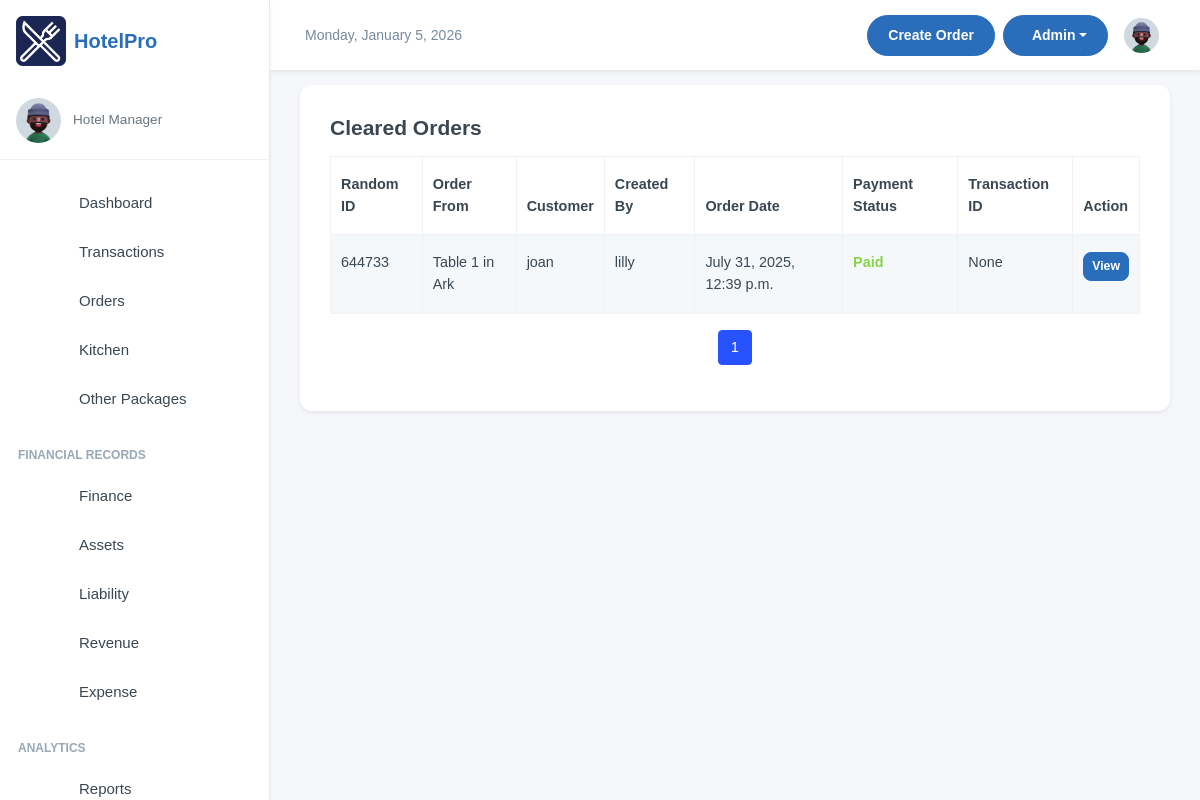
Page /manager/cleared_transactions/ (signed in) on the earlier database version.
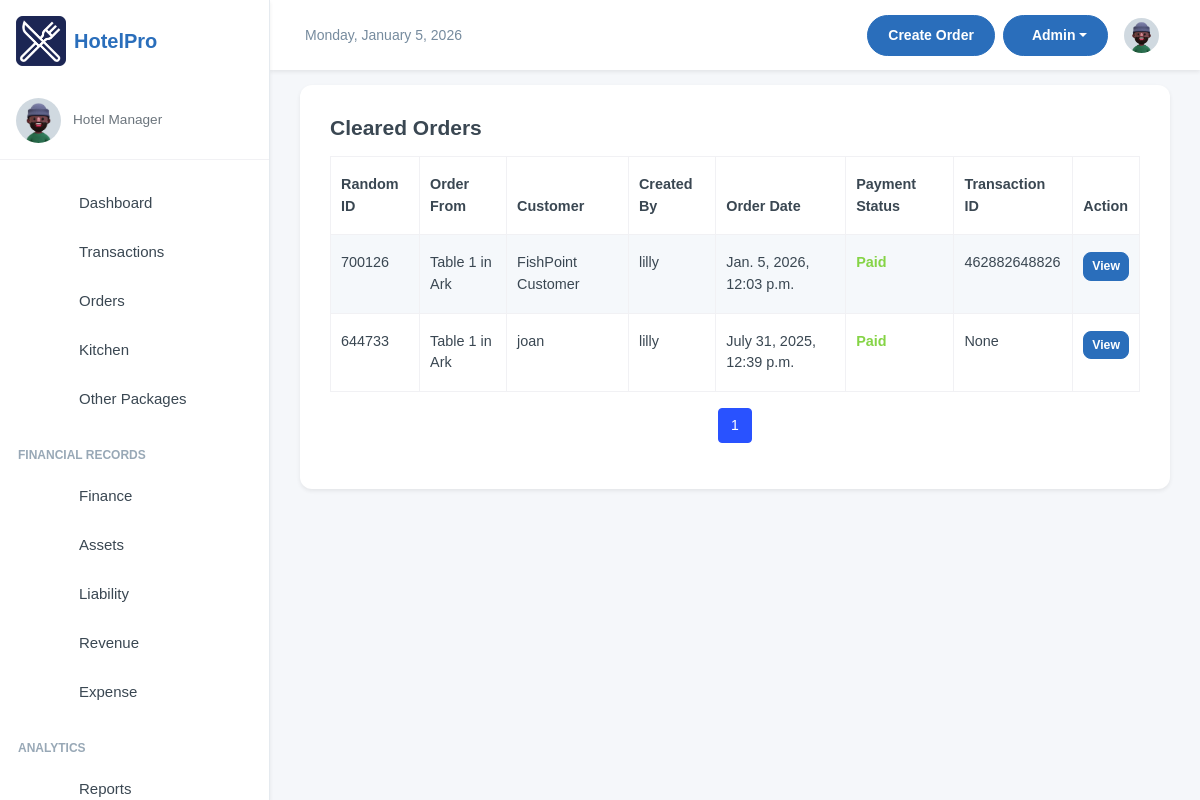
Same page on the later database version.
### inventory/models.py (models this page shows, shortened)
class OrderTransaction(models.Model):
    pay_mode = (
        ("NO PAYMENT", "NO PAYMENT"),
        ("CASH", "CASH"),
        ("MOMO PAY", "MOMO PAY"),
        ("AIRTEL PAY", "AIRTEL PAY"),
        ("BANK CARD", "BANK CARD"),
    )
    random_id = models.CharField(max_length=6, unique=True, editable=False, default=generate_random_id)
    customer_name = models.CharField(max_length=255, blank=True, null=True, default="FishPoint Customer")
    served_by = models.CharField(
        max_length=255, blank=True, null=True, default="Waitress")
    dining_area = models.ForeignKey(DiningArea, on_delete=models.SET_NULL, null=True, blank=True)
    table = models.ForeignKey(Table, on_delete=models.SET_NULL, null=True, blank=True )
    special_notes = models.TextField(default="Null")
    created = models.DateTimeField(default=now, blank=True, null=True)
    payment_mode = models.CharField(default="NO PAYMENT", max_length=50, choices=pay_mode)
    transaction_id = models.CharField(blank=True, null=True, max_length=100)
    created_by = models.ForeignKey(User, on_delete=models.SET_NULL, null=True, blank=True)
    updated = models.DateField(auto_now=True, blank=True, null=True)
    class Meta:
        ordering = ['-created']

class Table(models.Model):
    table_number = models.IntegerField()
    dining_area = models.ForeignKey(DiningArea, on_delete=models.CASCADE, related_name='tables')
    capacity = models.IntegerField()  # Number of seats at the table
    is_available = models.BooleanField(default=True)
    def __str__(self):
        return f"Table {self.table_number} in {self.dining_area.name}"

class DiningArea(models.Model):
    name = models.CharField(max_length=255)
    description = models.TextField(blank=True, null=True)

### inventory/views.py (the view)
# urls.py: path('cleared_transactions/', views.clearedTransactions, name='cleared_transactions'),
@login_required(login_url="/user/login/")
def clearedTransactions(request):
    orders_list = OrderTransaction.objects.filter(payment_mode__in=["CASH", "MOMO PAY", "AIRTEL PAY", "BANK CARD"]).order_by('-id')
    paginator = Paginator(orders_list, 10)
    page_number = request.GET.get('page')
    orders_list = paginator.get_page(page_number)
    return render(request, "cleared_order_transactions.html", {"orders_list":orders_list})

### inventory/templates/cleared_order_transactions.html (shortened to what this page needs)
{% extends 'base.html' %}
{% block content %}
<div class="card">
    <div class="card-body">
        <div class="row">
            <h4 class="fw-semibold mb-2"> Cleared Orders</h4>
            <div class="container mt-2">
                <table class="table table-striped table-bordered">
                    <thead class="thead-dark">
                        <tr>
                            <th>Random ID</th>
                            <th>Order From</th>
                            <th>Customer</th>
                            <th>Created By</th>
                            <th>Order Date</th>
                            <th>Payment Status</th>
                            <th>Transaction ID</th>
                            <th>Action</th>
                        </tr>
                    </thead>
                    <tbody>
                        {% for order in orders_list %}
                                <tr>
                                    <td>{{ order.random_id }}</td>
                                    <td> {{ order.table }}</td>
                                    <td>{{ order.customer_name }}</td>
                                    <td>{{ order.created_by }}</td>
                                    <td>{{ order.created }}</td>
                                    <td class="text-success fw-semibold">Paid</td>
                                    <td>{{ order.transaction_id }}</td>
                                    <td>
                                        <a href="/manager/orders_transactions/{{ order.id }}" class="btn btn-primary btn-sm">
                                            View
                                        </a>
                                    </td>
                                </tr>
                        {% endfor %}
                    </tbody>
                </table>
                <nav aria-label="Page navigation">
                    <ul class="pagination justify-content-center">
                        {% for page_num in orders_list.paginator.page_range %}
                        {% if page_num >= orders_list.number|add:-2 and page_num <= orders_list.number|add:2 %} <li
                            class="page-item {% if page_num == orders_list.number %}active{% endif %}">
                            <a class="page-link" href="?page={{ page_num }}">{{ page_num }}</a>
                            </li>
                            {% elif page_num == 1 or page_num == orders_list.paginator.num_pages %}
                            <li class="page-item">
                                <a class="page-link" href="?page={{ page_num }}">{{ page_num }}</a>
                            </li>
                            {% elif page_num == orders_list.number|add:-3 or page_num == orders_list.number|add:3 %}
                            <li class="page-item disabled"><span class="page-link">...</span></li>
                            {% endif %}
                            {% endfor %}
                    </ul>
                </nav>
            </div>
        </div>
    </div>
</div>
{% endblock content %}

Differences in the rows shown:
added OrderTransaction: random_id "700126", table "Table 1 in Ark", customer_name "FishPoint Customer", created_by "lilly", created "Jan. 5, 2026, 12:03 p.m.", transaction_id "462882648826"
